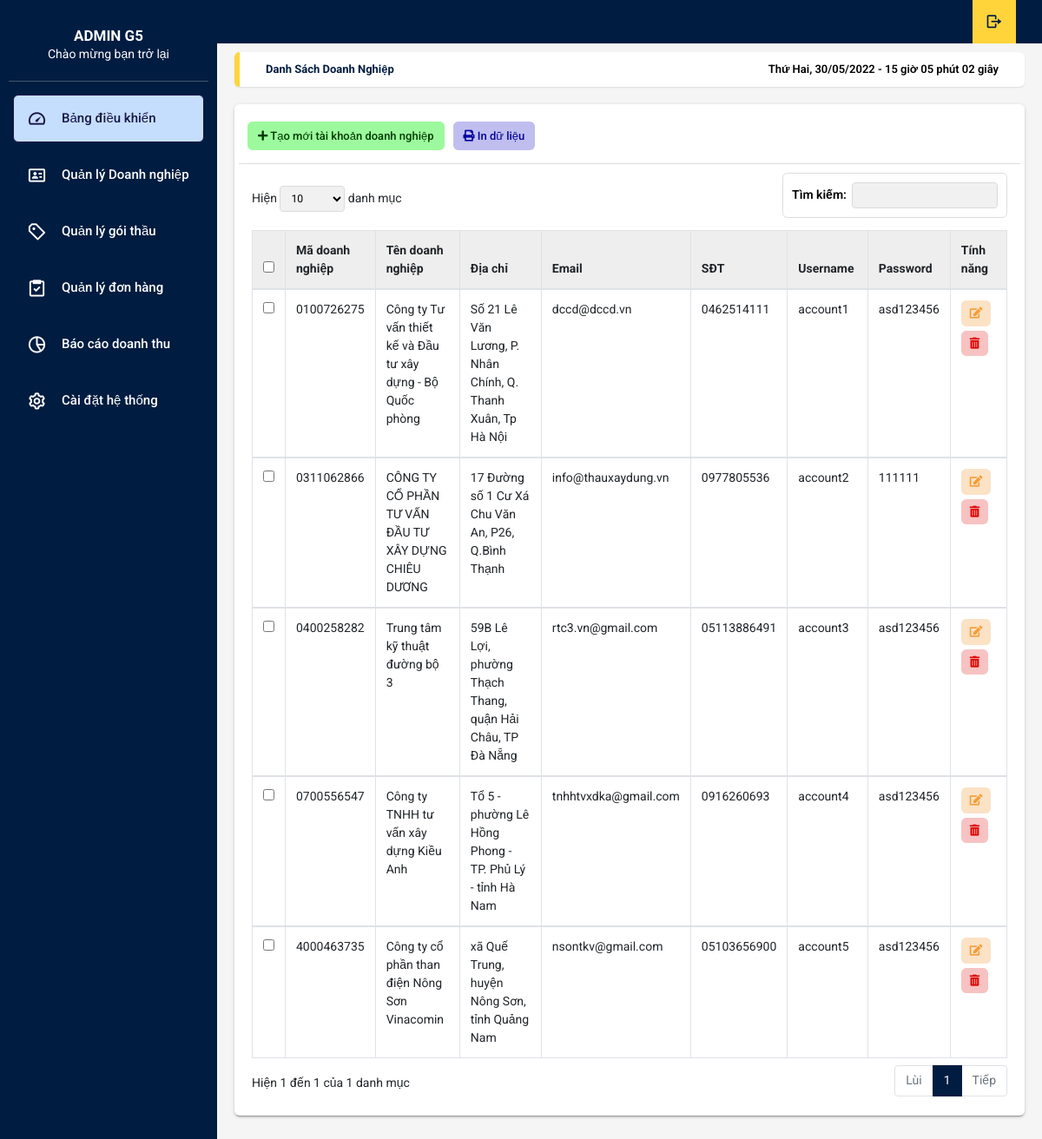
The page /Project/admin/doc/qldn.php on the database its author committed.
### tables this page shows
CREATE TABLE `account` (
  `username` varchar(255) NOT NULL,
  `password` varchar(255) NOT NULL,
  `admin` bit(1) NOT NULL,
  `state` bit(1) NOT NULL,
  `madoanhnghiep` varchar(10) NOT NULL
);

CREATE TABLE `doanhnghiep` (
  `madoanhnghiep` varchar(10) NOT NULL,
  `tendoanhnghiep` text NOT NULL,
  `diachi` text NOT NULL,
  `email` varchar(255) NOT NULL,
  `sdt` varchar(12) NOT NULL
);

### Project/db/dbhelper.php (called while the page is built, shortened)
<?php
    function executeResult($sql, $onlyOne = false){
        $conn = mysqli_connect(HOST, USERNAME, PASSWORD, DATABASE);
        mysqli_set_charset($conn, 'utf8');
        $resultset = mysqli_query($conn, $sql);
        if($onlyOne){
            $data = mysqli_fetch_array($resultset, 1);
        } else{
            $data = [];
            while (($row = mysqli_fetch_array($resultset, 1)) != null) {
                $data[] = $row;
            }
        }
        return $data;
    }
?>

### Project/admin/doc/qldn.php (the view, shortened to what this page needs)
<?php
  require '../layouts/header.php';
  $qldn = executeResult("SELECT doanhnghiep.*, account.username, account.password FROM `doanhnghiep` INNER JOIN `account` ON doanhnghiep.madoanhnghiep = account.madoanhnghiep");
?>
  <main class="app-content">
    <div class="app-title">
      <ul class="app-breadcrumb breadcrumb side">
        <li class="breadcrumb-item active"><a href="#"><b>Danh sách doanh nghiệp</b></a></li>
      </ul>
      <div id="clock"></div>
    </div>
    <div class="row">
      <div class="col-md-12">
        <div class="tile">
          <div class="tile-body">
            <div class="row element-button">
              <div class="col-sm-2">
                <a class="btn btn-add btn-sm" href="create-acc.php" title="Thêm"><i class="fas fa-plus"></i>
                  Tạo mới tài khoản doanh nghiệp</a>
              </div>
              <div class="col-sm-2">
                <a class="btn btn-delete btn-sm print-file" type="button" title="In" onclick="myApp.printTable()"><i
                    class="fas fa-print"></i> In dữ liệu</a>
              </div>
            </div>
            <table class="table table-hover table-bordered js-copytextarea" cellpadding="0" cellspacing="0" border="0"
              id="sampleTable">
              <thead>
                <tr>
                  <th width="10"><input type="checkbox" id="all"></th>
                  <th>Mã doanh nghiệp</th>
                  <th width="150">Tên doanh nghiệp</th>
                  <th width="300">Địa chỉ</th>
                  <th>Email</th>
                  <th>SĐT</th>
                  <th>Username</th>
                  <th>Password</th>
                  <th width="100">Tính năng</th>
                </tr>
              </thead>
              <?php
                  foreach($qldn as $item){
                      ?>
                <tbody>
                  <tr>
                    <td width="10"><input type="checkbox" name="check1" value="1"></td>
                    <td><?php echo $item['madoanhnghiep'];?></td>
                    <td><?php echo $item['tendoanhnghiep'];?></td>
                    <td><?php echo $item['diachi'];?></td>
                    <td><?php echo $item['email'];?></td>
                    <td><?php echo $item['sdt'];?></td>
                    <td><?php echo $item['username'];?></td>
                    <td><?php echo $item['password'];?></td>
                    <td class="table-td-center">
                      <form action="update_dn.php?madoanhnghiep=<?php echo $item['madoanhnghiep']?>" method="post" style="display: inline-block;">
                        <button class="btn btn-primary btn-sm edit" title="Sửa" ><i class="fas fa-edit"></i></button>
                      </form>
                      <form action="delete_dn.php" method="post" style="display: inline-block;">
                        <button onclick="return confirm('Bạn có chắc chắn muốn xóa không?');" class="btn btn-primary btn-sm trash" title="Xóa"><i class="fas fa-trash-alt"></i></button>
                      </form>
                    </td>
                  </tr>
                </tbody>
              <?php }?>
            </table>
          </div>
        </div>
      </div>
    </div>
  </main>
</body>
</html>

### rows shown on the page
account: madoanhnghiep.madoanhnghiep "0100726275", madoanhnghiep.tendoanhnghiep "Công ty Tư vấn thiết kế và Đầu tư xây dựng - Bộ Quốc phòng", madoanhnghiep.diachi "Số 21 Lê Văn Lương, P. Nhân Chính, Q. Thanh Xuân, Tp Hà Nội", madoanhnghiep.email "dccd@dccd.vn", madoanhnghiep.sdt "0462514111", username "account1", password "asd123456"
account: madoanhnghiep.madoanhnghiep "0311062866", madoanhnghiep.tendoanhnghiep "CÔNG TY CỔ PHẦN TƯ VẤN ĐẦU TƯ XÂY DỰNG CHIÊU DƯƠNG", madoanhnghiep.diachi "17 Đường số 1 Cư Xá Chu Văn An, P26, Q.Bình Thạnh", madoanhnghiep.email "info@thauxaydung.vn", madoanhnghiep.sdt "0977805536", username "account2", password "111111"
account: madoanhnghiep.madoanhnghiep "0400258282", madoanhnghiep.tendoanhnghiep "Trung tâm kỹ thuật đường bộ 3", madoanhnghiep.diachi "59B Lê Lợi, phường Thạch Thang, quận Hải Châu, TP Đà Nẵng", madoanhnghiep.email "rtc3.vn@gmail.com", madoanhnghiep.sdt "05113886491", username "account3", password "asd123456"
account: madoanhnghiep.madoanhnghiep "0700556547", madoanhnghiep.tendoanhnghiep "Công ty TNHH tư vấn xây dựng Kiều Anh", madoanhnghiep.diachi "Tổ 5 - phường Lê Hồng Phong - TP. Phủ Lý - tỉnh Hà Nam", madoanhnghiep.email "tnhhtvxdka@gmail.com", madoanhnghiep.sdt "0916260693", username "account4", password "asd123456"
account: madoanhnghiep.madoanhnghiep "4000463735", madoanhnghiep.tendoanhnghiep "Công ty cổ phần than điện Nông Sơn Vinacomin", madoanhnghiep.diachi "xã Quế Trung, huyện Nông Sơn, tỉnh Quảng Nam", madoanhnghiep.email "nsontkv@gmail.com", madoanhnghiep.sdt "05103656900", username "account5", password "asd123456"
